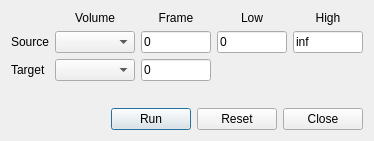
<?xml version="1.0" encoding="UTF-8"?>
<ui version="4.0">
 <class>DialogThresholdVolume</class>
 <widget class="QDialog" name="DialogThresholdVolume">
  <property name="geometry">
   <rect>
    <x>0</x>
    <y>0</y>
    <width>428</width>
    <height>161</height>
   </rect>
  </property>
  <property name="windowTitle">
   <string>Threshold</string>
  </property>
  <layout class="QVBoxLayout" name="verticalLayout">
   <property name="sizeConstraint">
    <enum>QLayout::SetFixedSize</enum>
   </property>
   <item>
    <layout class="QGridLayout" name="gridLayout">
     <item row="0" column="1">
      <widget class="QLabel" name="label_2">
       <property name="text">
        <string>Volume</string>
       </property>
       <property name="alignment">
        <set>Qt::AlignCenter</set>
       </property>
      </widget>
     </item>
     <item row="0" column="2">
      <widget class="QLabel" name="label_3">
       <property name="text">
        <string>Frame</string>
       </property>
       <property name="alignment">
        <set>Qt::AlignCenter</set>
       </property>
      </widget>
     </item>
     <item row="0" column="3">
      <widget class="QLabel" name="label_5">
       <property name="text">
        <string>Low</string>
       </property>
       <property name="alignment">
        <set>Qt::AlignCenter</set>
       </property>
      </widget>
     </item>
     <item row="0" column="4">
      <widget class="QLabel" name="label_6">
       <property name="text">
        <string>High</string>
       </property>
       <property name="alignment">
        <set>Qt::AlignCenter</set>
       </property>
      </widget>
     </item>
     <item row="1" column="0">
      <widget class="QLabel" name="label">
       <property name="text">
        <string>Source</string>
       </property>
      </widget>
     </item>
     <item row="1" column="1">
      <widget class="QComboBox" name="comboBoxSourceVolume">
       <property name="minimumSize">
        <size>
         <width>80</width>
         <height>0</height>
        </size>
       </property>
      </widget>
     </item>
     <item row="1" column="3">
      <widget class="QLineEdit" name="lineEditLowThreshold">
       <property name="maximumSize">
        <size>
         <width>70</width>
         <height>16777215</height>
        </size>
       </property>
       <property name="text">
        <string>0</string>
       </property>
      </widget>
     </item>
     <item row="1" column="4">
      <widget class="QLineEdit" name="lineEditHighThreshold">
       <property name="maximumSize">
        <size>
         <width>70</width>
         <height>16777215</height>
        </size>
       </property>
       <property name="text">
        <string>inf</string>
       </property>
      </widget>
     </item>
     <item row="2" column="0">
      <widget class="QLabel" name="label_4">
       <property name="text">
        <string>Target</string>
       </property>
      </widget>
     </item>
     <item row="2" column="1">
      <widget class="QComboBox" name="comboBoxTargetVolume"/>
     </item>
     <item row="1" column="2">
      <widget class="QLineEdit" name="lineEditSourceFrame">
       <property name="maximumSize">
        <size>
         <width>70</width>
         <height>16777215</height>
        </size>
       </property>
       <property name="text">
        <string>0</string>
       </property>
      </widget>
     </item>
     <item row="2" column="2">
      <widget class="QLineEdit" name="lineEditTargetFrame">
       <property name="maximumSize">
        <size>
         <width>70</width>
         <height>16777215</height>
        </size>
       </property>
       <property name="text">
        <string>0</string>
       </property>
      </widget>
     </item>
    </layout>
   </item>
   <item>
    <spacer name="verticalSpacer">
     <property name="orientation">
      <enum>Qt::Vertical</enum>
     </property>
     <property name="sizeHint" stdset="0">
      <size>
       <width>5</width>
       <height>21</height>
      </size>
     </property>
    </spacer>
   </item>
   <item>
    <layout class="QHBoxLayout" name="horizontalLayout">
     <item>
      <spacer name="horizontalSpacer">
       <property name="orientation">
        <enum>Qt::Horizontal</enum>
       </property>
       <property name="sizeHint" stdset="0">
        <size>
         <width>40</width>
         <height>20</height>
        </size>
       </property>
      </spacer>
     </item>
     <item>
      <widget class="QPushButton" name="pushButtonRun">
       <property name="text">
        <string>Run</string>
       </property>
      </widget>
     </item>
     <item>
      <widget class="QPushButton" name="pushButtonReset">
       <property name="text">
        <string>Reset</string>
       </property>
      </widget>
     </item>
     <item>
      <widget class="QPushButton" name="pushButtonClose">
       <property name="text">
        <string>Close</string>
       </property>
      </widget>
     </item>
    </layout>
   </item>
  </layout>
 </widget>
 <resources/>
 <connections>
  <connection>
   <sender>pushButtonClose</sender>
   <signal>clicked()</signal>
   <receiver>DialogThresholdVolume</receiver>
   <slot>hide()</slot>
   <hints>
    <hint type="sourcelabel">
     <x>385</x>
     <y>141</y>
    </hint>
    <hint type="destinationlabel">
     <x>381</x>
     <y>222</y>
    </hint>
   </hints>
  </connection>
  <connection>
   <sender>pushButtonRun</sender>
   <signal>clicked()</signal>
   <receiver>DialogThresholdVolume</receiver>
   <slot>OnButtonRun()</slot>
   <hints>
    <hint type="sourcelabel">
     <x>199</x>
     <y>138</y>
    </hint>
    <hint type="destinationlabel">
     <x>295</x>
     <y>223</y>
    </hint>
   </hints>
  </connection>
  <connection>
   <sender>pushButtonReset</sender>
   <signal>clicked()</signal>
   <receiver>DialogThresholdVolume</receiver>
   <slot>OnButtonReset()</slot>
   <hints>
    <hint type="sourcelabel">
     <x>301</x>
     <y>139</y>
    </hint>
    <hint type="destinationlabel">
     <x>291</x>
     <y>289</y>
    </hint>
   </hints>
  </connection>
 </connections>
 <slots>
  <slot>OnButtonRun()</slot>
  <slot>OnButtonReset()</slot>
 </slots>
</ui>
